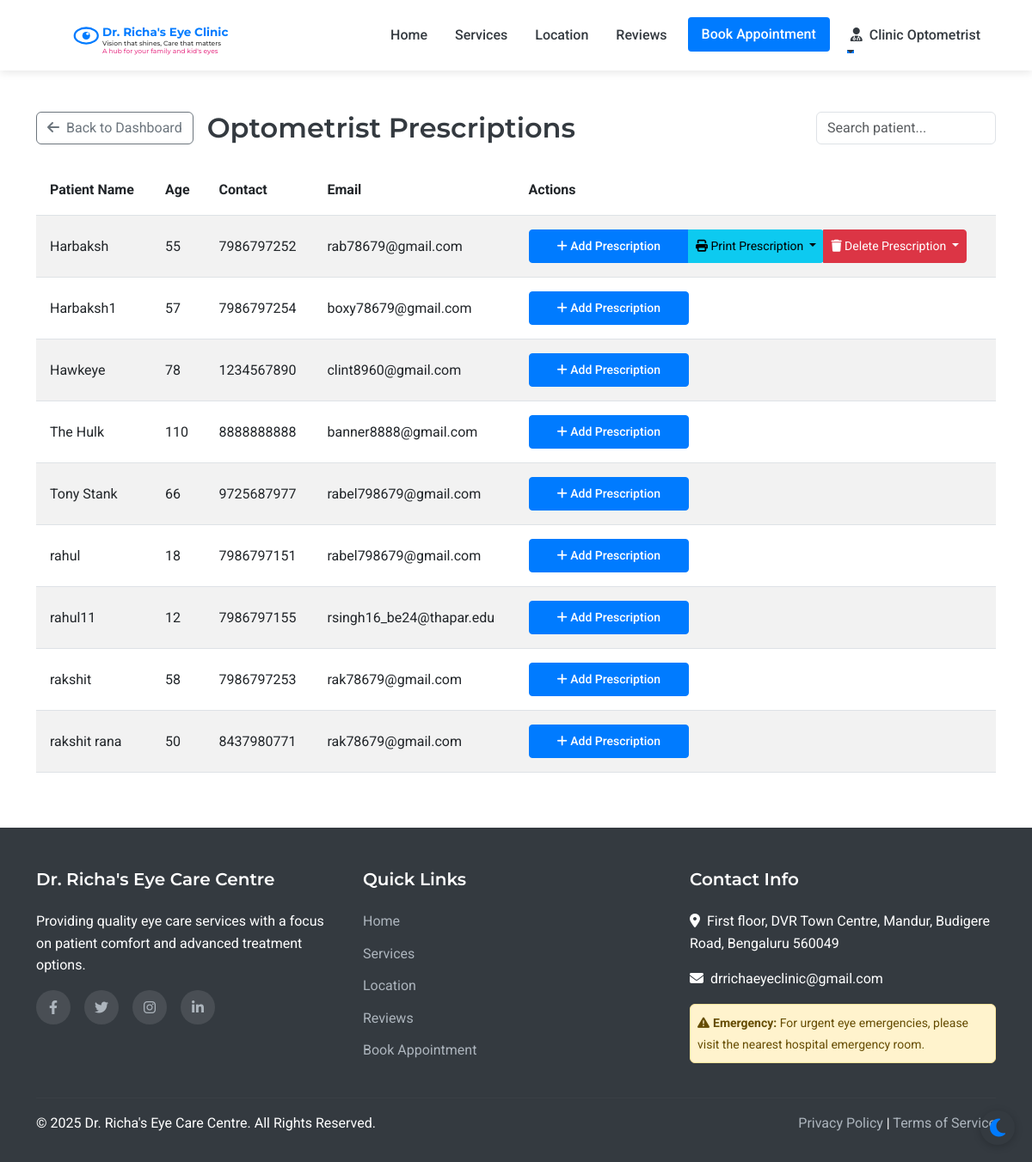
The app's page /assistant/prescriptions (signed in), older data.
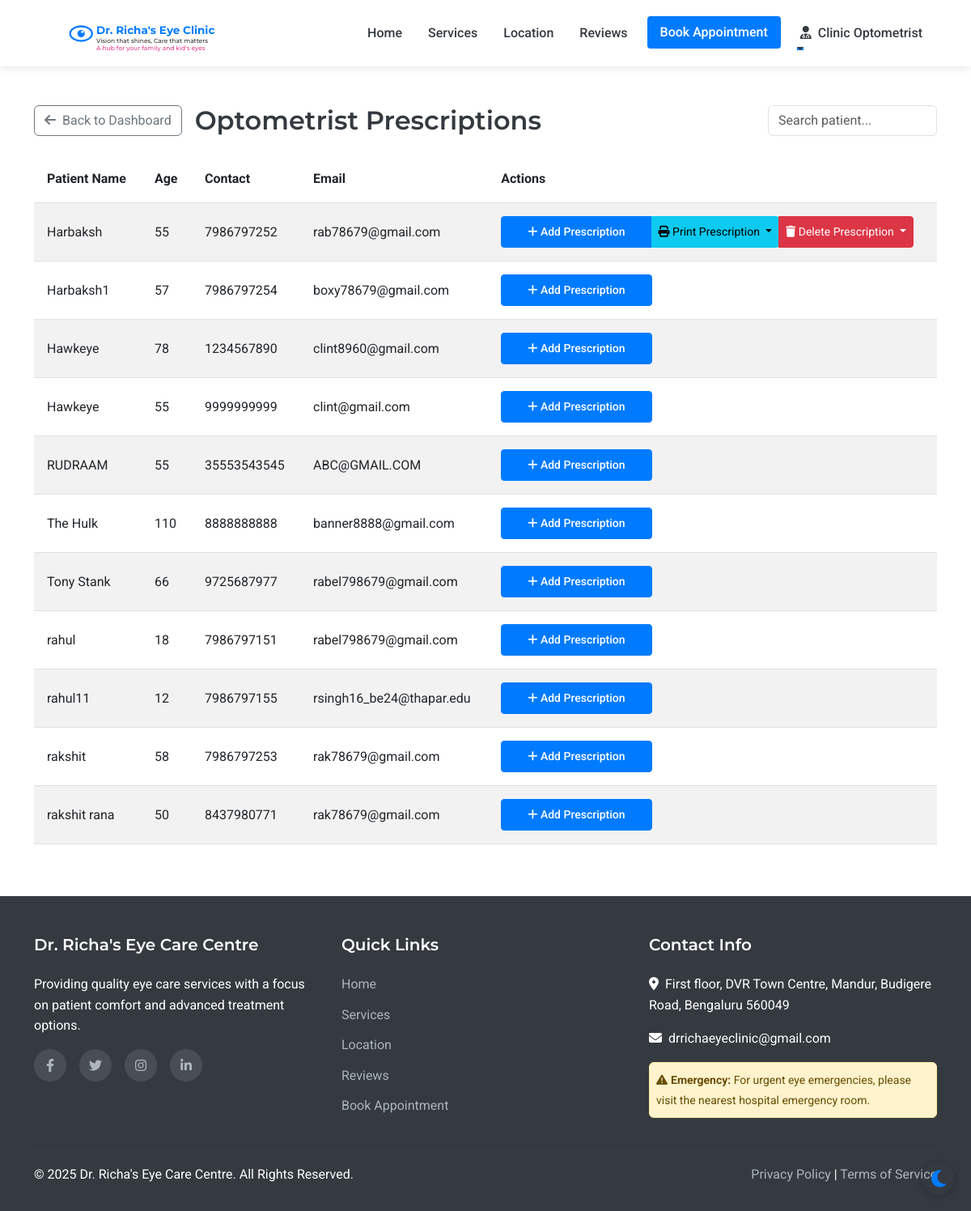
The same page, newer data.
### models.py (models this page shows, shortened)
class Staff(UserMixin, db.Model):
    __abstract__ = True
    id = db.Column(db.Integer, primary_key=True)
    username = db.Column(db.String(64), unique=True, nullable=False)
    email = db.Column(db.String(120), unique=True, nullable=False)
    password_hash = db.Column(db.String(256), nullable=False)
    full_name = db.Column(db.String(100), nullable=False)
    mobile_number = db.Column(db.String(15), nullable=False)

class Assistant(Staff):
    __tablename__ = 'assistant'
    position = db.Column(db.String(100), nullable=True, default='Optometrist')
    full_name = db.Column(db.String(100), nullable=True, default='Optometrist')
    joining_date = db.Column(db.Date, nullable=True)
    salary_records = db.relationship('Salary', backref='assistant', lazy=True)

class Patient(UserMixin, db.Model):
    id = db.Column(db.Integer, primary_key=True)
    full_name = db.Column(db.String(100), nullable=False)
    mobile_number = db.Column(db.String(15), nullable=False)
    email = db.Column(db.String(100), nullable=True)
    age = db.Column(db.Integer, nullable=False)
    sex = db.Column(db.String(10), nullable=True)
    password_hash = db.Column(db.String(256), nullable=True)
    is_registered = db.Column(db.Boolean, default=False)
    created_at = db.Column(db.DateTime, nullable=False, default=datetime.utcnow)
    appointments = db.relationship('Appointment', backref='patient', lazy=True)
    doctor_prescriptions = db.relationship('DoctorPrescription', backref='patient', lazy=True)
    optometrist_prescriptions = db.relationship('OptometristPrescription', backref='patient', lazy=True)

### routes.py (the view)
@app.route('/assistant/prescriptions')
@login_required
def assistant_prescriptions():
    if not isinstance(current_user, Assistant):
        flash('Access denied', 'danger')
        return redirect(url_for('index'))
    all_patients = Patient.query.order_by(Patient.full_name).all()
    return render_template('assistant/prescriptions.html', all_patients=all_patients)

### app.py (called while the page is built)
@login_manager.user_loader
def load_user(user_id):
    from models import Doctor, Assistant, Admin, Patient
    try:
        if user_id.startswith('doctor_'):
            return Doctor.query.get(int(user_id.split('_')[1]))
        elif user_id.startswith('assistant_'):
            return Assistant.query.get(int(user_id.split('_')[1]))
        elif user_id.startswith('admin_'):
            return Admin.query.get(int(user_id.split('_')[1]))
        else:
            return Patient.query.get(int(user_id))
    except (ValueError, AttributeError):
        return None

### routes.py (called while the page is built)
@app.context_processor
def inject_now():
    return {'now': datetime.now()}

### templates/assistant/prescriptions.html (shortened to what this page needs)
{% extends 'layout.html' %}
{% block content %}
<div class="container py-5">
    <div class="d-flex justify-content-between align-items-center mb-4">
        <div class="d-flex align-items-center">
            <a href="{{ url_for('assistant_dashboard') }}" class="btn btn-outline-secondary me-3">
                <i class="fas fa-arrow-left me-1"></i> Back to Dashboard
            </a>
            <h2 class="mb-0">Optometrist Prescriptions</h2>
        </div>
        <input type="text" id="searchInput" class="form-control w-auto" placeholder="Search patient..." onkeyup="searchTable()">
    </div>
    <div class="table-responsive">
        <table class="table table-striped" id="prescriptionTable">
            <thead>
                <tr>
                    <th>Patient Name</th>
                    <th>Age</th>
                    <th>Contact</th>
                    <th>Email</th>
                    <th>Actions</th>
                </tr>
            </thead>
            <tbody>
                {% for patient in all_patients %}
                <tr>
                    <td>{{ patient.full_name }}</td>
                    <td>{{ patient.age }}</td>
                    <td>{{ patient.mobile_number }}</td>
                    <td>{{ patient.email }}</td>
                    <td>
                        <div class="btn-group">
                            <a href="{{ url_for('assistant_add_prescription', patient_id=patient.id) }}"
                               class="btn btn-primary btn-sm">
                                <i class="fas fa-plus"></i> Add Prescription
                            </a>
                            {% if patient.optometrist_prescriptions %}
                            <button type="button" class="btn btn-info btn-sm dropdown-toggle" data-bs-toggle="dropdown">
                                <i class="fas fa-print"></i> Print Prescription
                            </button>
                            <button type="button" class="btn btn-danger btn-sm dropdown-toggle" data-bs-toggle="dropdown">
                                <i class="fas fa-trash"></i> Delete Prescription
                            </button>
                            {% endif %}
                        </div>
                    </td>
                </tr>
                {% endfor %}
            </tbody>
        </table>
    </div>
</div>
{% endblock %}

### templates/layout.html (shortened to what this page needs)
<!DOCTYPE html>
<html lang="en">
<head>
    <link href="https://cdn.jsdelivr.net/npm/bootstrap@5.3.0-alpha1/dist/css/bootstrap.min.css" rel="stylesheet">
    <link rel="stylesheet" href="https://cdn.jsdelivr.net/npm/flatpickr/dist/flatpickr.min.css">
    <link rel="stylesheet" href="https://cdnjs.cloudflare.com/ajax/libs/font-awesome/6.1.1/css/all.min.css">
    <link rel="stylesheet" href="{{ url_for('static', filename='css/style.css') }}">
</head>
<body>
    <nav class="navbar navbar-expand-lg sticky-top">
        <div class="container">
            <a class="navbar-brand" href="{{ url_for('index') }}" id="clinic-logo">
                <div id="interactive-logo-container" style="height: 60px;"></div>
            </a>
            <div class="collapse navbar-collapse" id="navbarNav">
                <ul class="navbar-nav ms-auto">
                    <li class="nav-item">
                        <a class="nav-link {% if request.path == url_for('index') %}active{% endif %}" href="{{ url_for('index') }}">Home</a>
                    </li>
                    <li class="nav-item">
                        <a class="nav-link {% if request.path == url_for('services') %}active{% endif %}" href="{{ url_for('services') }}">Services</a>
                    </li>
                    <li class="nav-item">
                        <a class="nav-link {% if request.path == url_for('location') %}active{% endif %}" href="{{ url_for('location') }}">Location</a>
                    </li>
                    <li class="nav-item">
                        <a class="nav-link {% if request.path == url_for('reviews') %}active{% endif %}" href="{{ url_for('reviews') }}">Reviews</a>
                    </li>
                    <li class="nav-item">
                        <a class="nav-link btn btn-primary text-white px-3 ms-lg-2" href="{{ url_for('appointment') }}">Book Appointment</a>
                    </li>
                    {% if current_user.is_authenticated %}
                        {% if current_user.__class__.__name__ == 'Patient' %}
                            <li class="nav-item dropdown">
                                <a class="nav-link dropdown-toggle" href="#" id="navbarDropdown" role="button" data-bs-toggle="dropdown" aria-expanded="false">
                                    <i class="fas fa-user me-1"></i> {{ current_user.full_name }}
                                </a>
                                <ul class="dropdown-menu dropdown-menu-end" aria-labelledby="navbarDropdown">
                                    <li><a class="dropdown-item" href="{{ url_for('patient_dashboard') }}">Dashboard</a></li>
                                    <li><a class="dropdown-item" href="{{ url_for('patient_appointments') }}">My Appointments</a></li>
                                    <li><a class="dropdown-item" href="{{ url_for('patient_medical_records') }}">Medical Records</a></li>
                                    <li><hr class="dropdown-divider"></li>
                                    <li><a class="dropdown-item" href="{{ url_for('patient_logout') }}">Logout</a></li>
                                </ul>
                            </li>
                        {% else %}
                            <li class="nav-item dropdown">
                                <a class="nav-link dropdown-toggle" href="#" id="navbarDropdown" role="button" data-bs-toggle="dropdown" aria-expanded="false">
                                    <i class="fas fa-user-md me-1"></i> {{ current_user.full_name }}
                                </a>
                            </li>
                        {% endif %}
                    {% endif %}
                </ul>
            </div>
        </div>
    </nav>
    <main>
        {% block content %}{% endblock %}
    </main>
    <footer>
        <div class="container">
            <div class="row">
                <div class="col-md-4 mb-4 mb-md-0">
                    <h5>Dr. Richa's Eye Care Centre</h5>
                    <p class="mb-3">Providing quality eye care services with a focus on patient comfort and advanced treatment options.</p>
                    <div class="social-icons">
                        <a href="#" aria-label="Facebook"><i class="fab fa-facebook-f"></i></a>
                        <a href="#" aria-label="Twitter"><i class="fab fa-twitter"></i></a>
                        <a href="#" aria-label="Instagram"><i class="fab fa-instagram"></i></a>
                        <a href="#" aria-label="LinkedIn"><i class="fab fa-linkedin-in"></i></a>
                    </div>
                </div>
                <div class="col-md-4 mb-4 mb-md-0">
                    <h5>Quick Links</h5>
                    <ul>
                        <li><a href="{{ url_for('index') }}">Home</a></li>
                        <li><a href="{{ url_for('services') }}">Services</a></li>
                        <li><a href="{{ url_for('location') }}">Location</a></li>
                        <li><a href="{{ url_for('reviews') }}">Reviews</a></li>
                        <li><a href="{{ url_for('appointment') }}">Book Appointment</a></li>
                    </ul>
                </div>
                <div class="col-md-4">
                        <h5>Contact Info</h5>
                        <p><i class="fas fa-map-marker-alt me-2"></i>First floor, DVR Town Centre, Mandur, Budigere Road, Bengaluru 560049</p>
                        <p><i class="fas fa-envelope me-2"></i>drrichaeyeclinic@gmail.com</p>
                        <div class="alert alert-warning mt-3 p-2">
                            <small><i class="fas fa-exclamation-triangle me-1"></i><strong>Emergency:</strong> For urgent eye emergencies, please visit the nearest hospital emergency room.</small>
                        </div>
                    </div>
            </div>
            <hr class="mt-4 mb-3" style="border-color: rgba(255,255,255,0.1);">
            <div class="row">
                <div class="col-md-6">
                    <p class="mb-md-0">&copy; {{ now.year }} Dr. Richa's Eye Care Centre. All Rights Reserved.</p>
                </div>
                <div class="col-md-6 text-md-end">
                    <p class="mb-0">
                        <a href="#">Privacy Policy</a> |
                        <a href="#">Terms of Service</a>
                    </p>
                </div>
            </div>
        </div>
    </footer>
</body>
</html>

### static/css/style.css (style rules this page uses)
:root { --primary-color: #007bff; --secondary-color: #6c757d; --accent-color: #17a2b8; --light-color: #f8f9fa; --dark-color: #343a40; --success-color: #28a745; --warning-color: #ffc107; --danger-color: #dc3545; --white: #ffffff; --light-blue: #e6f2ff; --transition: all 0.3s ease; --bg-color: #ffffff; --text-color: #343a40; --card-bg: #ffffff; --border-color: #dee2e6; --footer-bg: #343a40; --footer-text: #ffffff; --hero-overlay: rgba(0, 123, 255, 0.85); }
body { font-family: 'Roboto', sans-serif; color: var(--text-color, var(--dark-color)); line-height: 1.6; background-color: var(--bg-color, var(--white)); transition: background-color 0.3s ease, color 0.3s ease; }
h1, h2, h3, h4, h5, h6 { font-family: 'Montserrat', sans-serif; font-weight: 600; }
.navbar { box-shadow: 0 2px 4px rgba(0, 0, 0, 0.1); padding: 1rem 2rem; background-color: var(--card-bg, var(--white)); transition: background-color 0.3s ease; }
.navbar-brand { font-weight: 700; color: var(--primary-color); font-size: 1.5rem; }
#interactive-logo-container { width: 300px; height: 40px !important; cursor: pointer; display: flex; align-items: center; justify-content: flex-start; transition: var(--transition); margin-right: 20px; }
.navbar { transition: transform 0.4s ease-in-out; box-shadow: 0 2px 10px rgba(0, 0, 0, 0.1); }
.nav-link { color: var(--dark-color); font-weight: 500; margin: 0 0.5rem; position: relative; transition: var(--transition); }
.nav-link::after { content: ''; position: absolute; width: 0; height:1.5px; bottom: 0; left: 0; background-color: var(--primary-color); transition: var(--transition); }
.table td, .table th { padding: 1rem; vertical-align: middle; }
.btn-primary { background-color: var(--primary-color); border-color: var(--primary-color); padding: 0.5rem 2rem; font-weight: 500; border-radius: 4px; transition: var(--transition); }
footer { background-color: var(--dark-color); color: var(--white); padding: 3rem 0 2rem; }
footer h5 { font-weight: 600; margin-bottom: 1.5rem; }
footer ul { list-style: none; padding-left: 0; }
footer ul li { margin-bottom: 0.75rem; }
footer a { color: #adb5bd; text-decoration: none; transition: var(--transition); }
.social-icons { display: flex; gap: 1rem; }
.social-icons a { display: flex; align-items: center; justify-content: center; width: 40px; height: 40px; border-radius: 50%; background-color: rgba(255, 255, 255, 0.1); transition: var(--transition); }

Row changes from the older to the newer data that the page shows:
added Patient: full_name "Hawkeye", age "55", mobile_number "9999999999", email "clint@gmail.com"
added Patient: full_name "RUDRAAM", age "55", mobile_number "35553543545", email "ABC@GMAIL.COM"
